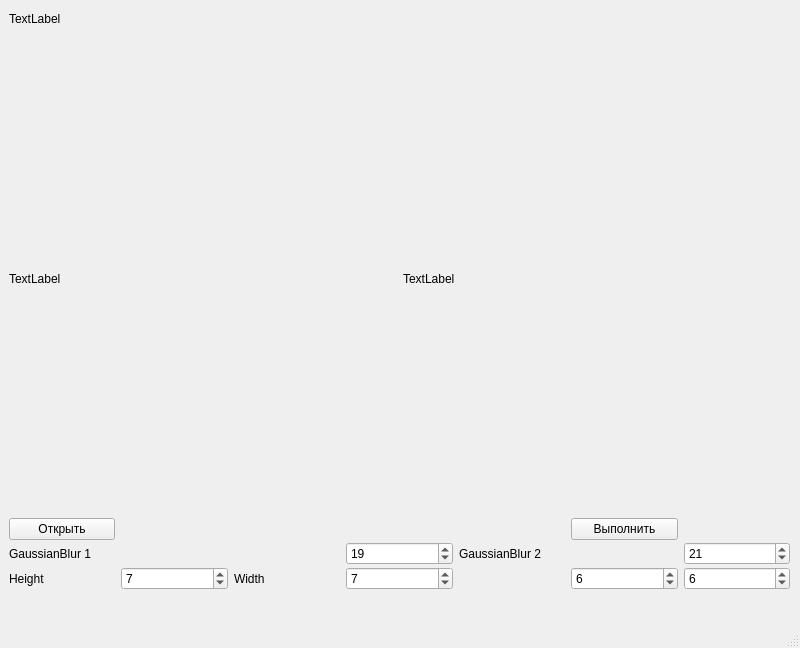
<?xml version="1.0" encoding="UTF-8"?>
<ui version="4.0">
 <class>MainWindow</class>
 <widget class="QMainWindow" name="MainWindow">
  <property name="geometry">
   <rect>
    <x>0</x>
    <y>0</y>
    <width>800</width>
    <height>648</height>
   </rect>
  </property>
  <property name="windowTitle">
   <string>MainWindow</string>
  </property>
  <widget class="QWidget" name="centralwidget">
   <widget class="QWidget" name="gridLayoutWidget">
    <property name="geometry">
     <rect>
      <x>9</x>
      <y>-1</y>
      <width>781</width>
      <height>591</height>
     </rect>
    </property>
    <layout class="QGridLayout" name="gridLayout">
     <item row="1" column="1">
      <widget class="QLabel" name="label_2">
       <property name="text">
        <string>TextLabel</string>
       </property>
      </widget>
     </item>
     <item row="1" column="0">
      <widget class="QLabel" name="label">
       <property name="midLineWidth">
        <number>0</number>
       </property>
       <property name="text">
        <string>TextLabel</string>
       </property>
      </widget>
     </item>
     <item row="2" column="0" colspan="2">
      <layout class="QGridLayout" name="gridLayout_2">
       <property name="horizontalSpacing">
        <number>6</number>
       </property>
       <property name="verticalSpacing">
        <number>2</number>
       </property>
       <item row="1" column="6">
        <widget class="QSpinBox" name="spinBox_2">
         <property name="maximum">
          <number>255</number>
         </property>
         <property name="singleStep">
          <number>2</number>
         </property>
         <property name="value">
          <number>21</number>
         </property>
        </widget>
       </item>
       <item row="0" column="5">
        <widget class="QPushButton" name="pushButton_2">
         <property name="text">
          <string>Выполнить</string>
         </property>
        </widget>
       </item>
       <item row="1" column="4">
        <widget class="QLabel" name="label_4">
         <property name="text">
          <string>GaussianBlur 2</string>
         </property>
        </widget>
       </item>
       <item row="2" column="6">
        <widget class="QSpinBox" name="spinBox_4">
         <property name="value">
          <number>6</number>
         </property>
        </widget>
       </item>
       <item row="0" column="0">
        <widget class="QPushButton" name="pushButton">
         <property name="text">
          <string>Открыть</string>
         </property>
        </widget>
       </item>
       <item row="1" column="3">
        <widget class="QSpinBox" name="spinBox">
         <property name="maximum">
          <number>255</number>
         </property>
         <property name="singleStep">
          <number>2</number>
         </property>
         <property name="value">
          <number>19</number>
         </property>
        </widget>
       </item>
       <item row="2" column="0">
        <widget class="QLabel" name="label_6">
         <property name="text">
          <string>Height</string>
         </property>
        </widget>
       </item>
       <item row="2" column="5">
        <widget class="QSpinBox" name="spinBox_5">
         <property name="value">
          <number>6</number>
         </property>
        </widget>
       </item>
       <item row="2" column="3">
        <widget class="QSpinBox" name="spinBox_3">
         <property name="minimum">
          <number>3</number>
         </property>
         <property name="singleStep">
          <number>2</number>
         </property>
         <property name="value">
          <number>7</number>
         </property>
        </widget>
       </item>
       <item row="2" column="1">
        <widget class="QSpinBox" name="spinBox_6">
         <property name="minimum">
          <number>3</number>
         </property>
         <property name="singleStep">
          <number>2</number>
         </property>
         <property name="value">
          <number>7</number>
         </property>
        </widget>
       </item>
       <item row="2" column="2">
        <widget class="QLabel" name="label_7">
         <property name="text">
          <string>Width</string>
         </property>
        </widget>
       </item>
       <item row="1" column="0">
        <widget class="QLabel" name="label_5">
         <property name="text">
          <string>GaussianBlur 1</string>
         </property>
        </widget>
       </item>
      </layout>
     </item>
     <item row="0" column="0" colspan="2">
      <widget class="QLabel" name="label_3">
       <property name="maximumSize">
        <size>
         <width>16777215</width>
         <height>40</height>
        </size>
       </property>
       <property name="text">
        <string>TextLabel</string>
       </property>
      </widget>
     </item>
    </layout>
   </widget>
  </widget>
  <widget class="QMenuBar" name="menubar">
   <property name="geometry">
    <rect>
     <x>0</x>
     <y>0</y>
     <width>800</width>
     <height>26</height>
    </rect>
   </property>
  </widget>
  <widget class="QStatusBar" name="statusbar"/>
 </widget>
 <resources/>
 <connections/>
</ui>
